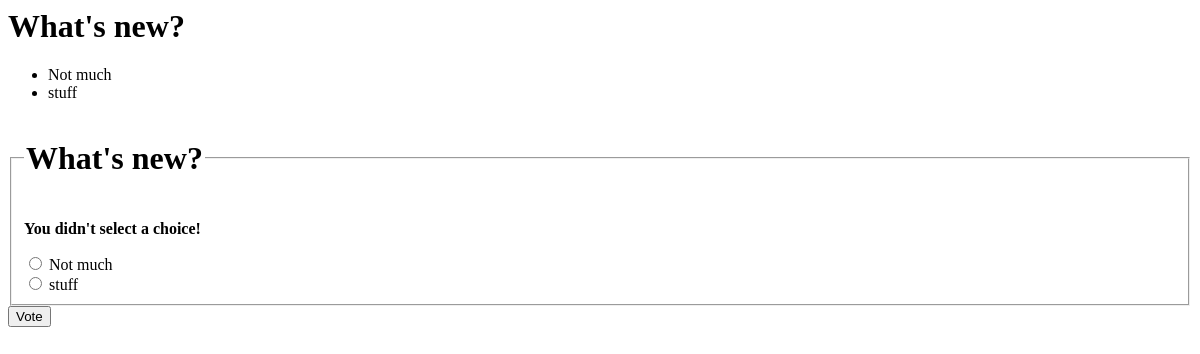
Page /polls/1/vote/ on the earlier database version.
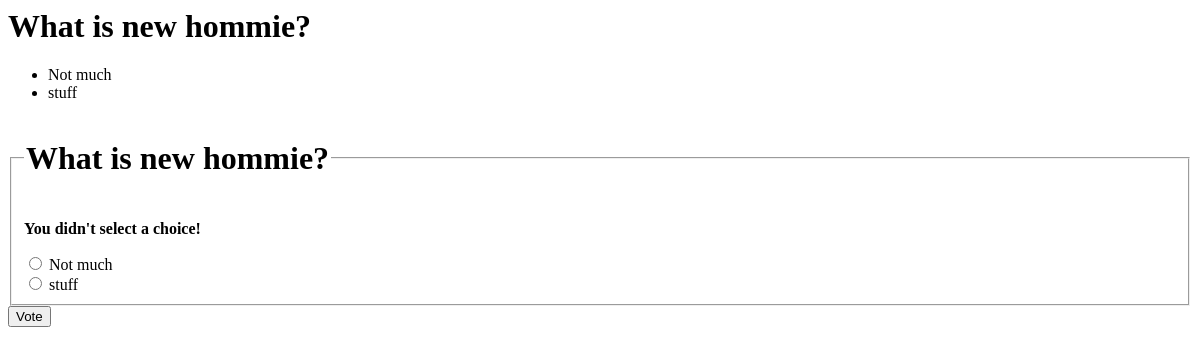
Same page on the later database version.
### polls/models.py (models this page shows, shortened)
class Question(models.Model):
  question_text = models.CharField(max_length=200)
  pub_date = models.DateTimeField('date published')

### polls/views.py (the view)
# urls.py: path('<int:question_id>/vote/', views.vote, name='vote'),
def vote(request, question_id):
  question = get_object_or_404(Question, pk=question_id)
  try:
    selected_choice = question.choice_set.get(pk=request.POST['choice'])
  except (KeyError, Choice.DoesNotExist):
    return render(request, 'polls/detail.html', {
      'question': question,
      'error_message': "You didn't select a choice!"
    })
  else:
    selected_choice.votes += 1
    selected_choice.save()
    return HttpResponseRedirect(reverse('polls:results', args=(question.id,)))

### polls/templates/polls/detail.html (shortened to what this page needs)
<h1>{{ question.question_text }}</h1>
<ul>
{% for choice in question.choice_set.all %}
    <li>{{ choice.choice_text }}</li>
{% endfor %}
</ul>
<form action="{% url 'polls:vote' question.id %}" method="post">
    <fieldset>
        <legend><h1>{{ question.question_text }}</h1></legend>
        {% if error_message %}<p><strong>{{ error_message }}</strong></p>{% endif %}
        {% for choice in question.choice_set.all %}
            <input type="radio" name="choice" id="choice{{ forloop.counter }}" value="{{ choice.id }}">
            <label for="choice{{ forloop.counter }}">{{ choice.choice_text }}</label><br>
        {% endfor %}
    </fieldset>
    <input type="submit" value="Vote">
    </form>

Differences in the rows shown:
changed Question: question_text "What's new?" → "What is new hommie?"
